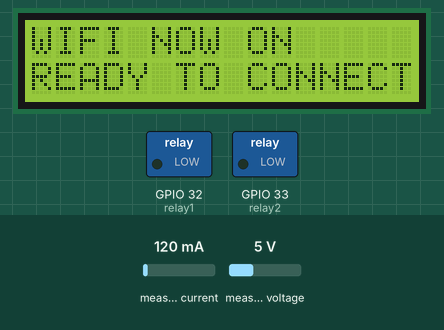
Recording of a sketch running on a simulated ESP32. Shown: 16×2 character LCD, switched loads named in the sketch (green lamp = pin HIGH). The test bench sets the inputs (shaded band); at power-on: measured current 120 mA, measured voltage 5 V. What the sketch prints to the serial monitor is not drawn.

Above: at 7.5 s.
At 9.6 s:
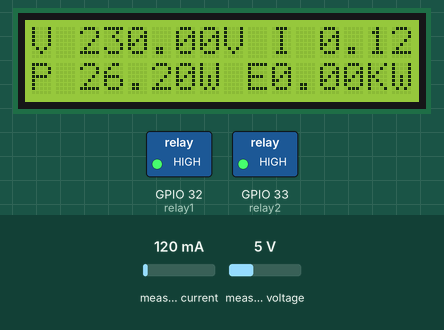
9.7 s: measured current set to 209 mA
At 11.3 s:
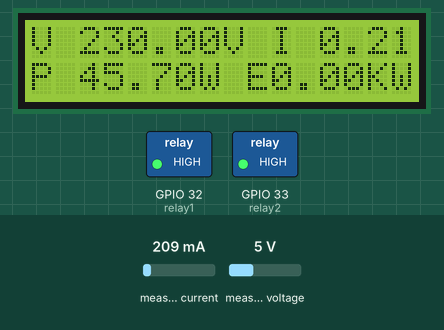
11.6 s: measured current set to 248 mA
At 13.2 s:
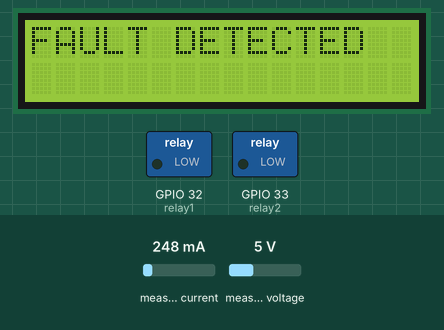
Timing chart, 0 to 14.7 s (numbered marks = the images above; inputs shaded):
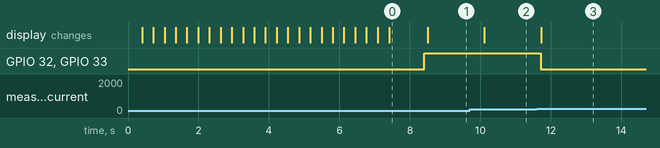

The sketch:

smart-meter-with-fault-detection-for-esther.ino
```cpp
#if 1
// the math library is used to enable the check for "isnan"
#include <Wire.h>
#include <LiquidCrystal_I2C.h>
#include <PZEM004Tv30.h>
#include <WiFi.h>
#include <WebSocketsServer.h>

// Replace these with your Wi-Fi credentials
const char* ssid = "Smart_Power_meter_with_FAULT_DETECTION";
const char* password = "123456789";

LiquidCrystal_I2C lcd(0x27, 16, 2);

double
  voltageValue = 0.00,
  currentValue = 0.00,
  powerFactorValue = 0.00,
  frequencyValue = 0.00,
  powerValue = 0.00,
  energyValue = 0.00;

#define relay1 32
#define relay2 33
#define displayDelay 1000
#define scrollSpeed 300
#define projectTitle "SMART POWER METER WITH FAULT DETECTION"

bool isFault = false;

PZEM004Tv30 pzem(Serial2, 16, 17);  // pin 16 = esp32 RX, pin 17 = esp32 tx


// WebSocket server on port 81
WebSocketsServer webSocket = WebSocketsServer(81);


void scrollMsg(String message) {
  for (int i = 0; i < message.length() - 15; i++) {
    lcd.clear();
    lcd.setCursor(0, 0);
    lcd.print(message.substring(i, i + 16));
    delay(scrollSpeed);
  }
}

void initLcd() {
  lcd.init();       // Initialize the LCD
  lcd.backlight();  // Turn on the backlight
  lcd.setCursor(0, 0);
}

void calculateACParameters() {
  voltageValue = pzem.voltage();
  voltageValue = (isnan(voltageValue)) ? 0.00 : voltageValue;  // Validating the voltage value
  Serial.print("Voltage: " + String(voltageValue) + "V");

  currentValue = pzem.current();
  currentValue = (isnan(currentValue)) ? 0.00 : currentValue;  // Validating the voltage value
  Serial.print("\tCurrent: " + String(currentValue) + "A");

  String col_1_values = "V ";
  voltageValue = (int)voltageValue;
  col_1_values += voltageValue;
  col_1_values += "V I ";
  col_1_values += currentValue;
  col_1_values += "A";

  powerValue = pzem.power();
  powerValue = (isnan(powerValue)) ? 0.00 : powerValue;
  Serial.print("\tPower: " + String(powerValue) + "W");

  energyValue = pzem.energy();
  energyValue = (isnan(energyValue)) ? 0.00 : energyValue;
  Serial.print("\tEnergy: " + String(energyValue, 3) + "kWh");

  String col_2_values = "P ";
  col_2_values += powerValue;
  col_2_values += "W E";
  col_2_values += energyValue;
  col_2_values += "KWH";

  frequencyValue = pzem.frequency();
  frequencyValue = (isnan(frequencyValue)) ? 0.00 : frequencyValue;
  Serial.print("\tFrequency: " + String(frequencyValue, 1) + "Hz");

  powerFactorValue = pzem.pf();
  powerFactorValue = (isnan(powerFactorValue)) ? 0.00 : powerFactorValue;
  Serial.println("\tPF: " + String(powerFactorValue));


  lcd.clear();
  lcd.print(col_1_values);
  // lcd.print("    APP NOW");
  lcd.setCursor(0, 1);
  lcd.print(col_2_values);
  // lcd.print("     ONLINE");
  // delay(displayDelay);
}

void setPinModes() {
  pinMode(relay2, OUTPUT);
  pinMode(relay1, OUTPUT);
}


void setup() {
  initLcd();
  setPinModes();
  scrollMsg(projectTitle);

  // Start the serial communication
  Serial.begin(115200);

  // Create a WIfi with name ssid and password password
  WiFi.softAP(ssid, password);
  lcd.clear();
  lcd.print("WIFI NOW ON");
  lcd.setCursor(0, 1);
  lcd.print("READY TO CONNECT");
  delay(displayDelay);

  Serial.println("Wifi On");

  // Start WebSocket server
  webSocket.begin();
  webSocket.onEvent(webSocketEvent);

  // Print the IP address
  Serial.print("WebSocket server started at ws://");
  Serial.print(WiFi.softAPIP());
  Serial.println(":81");
  digitalWrite(relay1, HIGH);
  digitalWrite(relay2, HIGH);
}


void loop() {
  // Handle WebSocket events
  webSocket.loop();

  // using a R"rawliteral string here to avoid using espcape sequences everywhere AND snprintf to make it dynamic, i.e accept variable.
  // not putting double quotes on the %.2f makes it a number type not string, in the resulting json
  calculateACParameters();

  String jsonPayload = "{";
  jsonPayload += "\"voltageValue\": " + String(voltageValue, 2) + ",";
  jsonPayload += "\"currentValue\": " + String(currentValue, 2) + ",";
  jsonPayload += "\"powerFactorValue\": " + String(powerFactorValue, 2) + ",";
  jsonPayload += "\"frequencyValue\": " + String(frequencyValue, 2) + ",";
  jsonPayload += "\"powerValue\": " + String(powerValue, 2) + ",";
  jsonPayload += "\"energyValue\": " + String(energyValue, 2)+ ",";

  if (powerValue > 50.0) {
    isFault = true;
  }

  if (isFault) {
    lcd.clear();
    digitalWrite(relay1, LOW);
    digitalWrite(relay2, LOW);
    jsonPayload += "\"error\": \"FAULT DETECTED:POWER DRAW TOO HIGH, OUTLETS OFF\"";
    jsonPayload += "}";

    webSocket.broadcastTXT(jsonPayload);
    lcd.clear();
    lcd.print("FAULT DETECTED");
  }else {
    jsonPayload += "\"error\": \"\"";
    jsonPayload += "}";
    webSocket.broadcastTXT(jsonPayload);
  }

  delay(1500);  // to slow things down a little
}

// WebSocket event handler
void webSocketEvent(uint8_t num, WStype_t type, uint8_t* payload, size_t length) {
  switch (type) {
    case WStype_CONNECTED:
      {
        // Client connected
        String message = "Client connected: " + WiFi.softAPIP().toString();
        Serial.println(message);
        webSocket.sendTXT(num, "Connected to WebSocket server");
      }
      break;

    case WStype_DISCONNECTED:
      {
        // Client disconnected
        String message = "Client disconnected";
        Serial.println(message);
      }
      break;

    case WStype_TEXT:
      {
        if (!isFault) {
          // Incoming message from client
          String message = String((char*)payload);
          Serial.println("Received message: " + message);
          char socketNo = message.charAt(0);
          char newState = message.charAt(1);
          if (socketNo == '1') {
            if (newState == '1') {
              digitalWrite(relay1, HIGH);
            } else {
              digitalWrite(relay1, LOW);
            }
          } else {
            if (newState == '1') {
              digitalWrite(relay2, HIGH);
            } else {
              digitalWrite(relay2, LOW);
            }
          }
          // webSocket.sendTXT(num, "Message received: " + message);
        }
      }
      break;

    case WStype_BIN:
      // Handle binary messages (optional)
      break;
  }
}

#endif
```

Measured:
- the behaviour switches between 229 and 230 mA on measured current (found by bisection; images 2 and 3)
- after the input at 9.7 s, the display: changes after 0.41 s (image 2)
- after the input at 11.6 s, GPIO 32 (relay1), GPIO 33 (relay2): HIGH → LOW after 0.11 s; the display: changes after 0.13 s (image 3)
- what the display in image 0 shows lasts 1.1 s, from 7.4 s to 8.5 s
